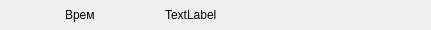
<?xml version="1.0" encoding="UTF-8"?>
<ui version="4.0">
 <class>widget_get</class>
 <widget class="QWidget" name="widget_get">
  <property name="geometry">
   <rect>
    <x>0</x>
    <y>0</y>
    <width>431</width>
    <height>30</height>
   </rect>
  </property>
  <property name="sizePolicy">
   <sizepolicy hsizetype="MinimumExpanding" vsizetype="Expanding">
    <horstretch>0</horstretch>
    <verstretch>0</verstretch>
   </sizepolicy>
  </property>
  <property name="windowTitle">
   <string>Form</string>
  </property>
  <layout class="QHBoxLayout" name="horizontalLayout">
   <property name="spacing">
    <number>5</number>
   </property>
   <property name="leftMargin">
    <number>0</number>
   </property>
   <property name="topMargin">
    <number>0</number>
   </property>
   <property name="rightMargin">
    <number>0</number>
   </property>
   <property name="bottomMargin">
    <number>0</number>
   </property>
   <item>
    <widget class="QLabel" name="time_text">
     <property name="minimumSize">
      <size>
       <width>30</width>
       <height>30</height>
      </size>
     </property>
     <property name="maximumSize">
      <size>
       <width>30</width>
       <height>30</height>
      </size>
     </property>
     <property name="text">
      <string>Время</string>
     </property>
    </widget>
   </item>
   <item>
    <widget class="QLabel" name="time_value">
     <property name="minimumSize">
      <size>
       <width>50</width>
       <height>30</height>
      </size>
     </property>
     <property name="maximumSize">
      <size>
       <width>200</width>
       <height>30</height>
      </size>
     </property>
     <property name="text">
      <string>TextLabel</string>
     </property>
    </widget>
   </item>
  </layout>
 </widget>
 <resources/>
 <connections/>
</ui>
